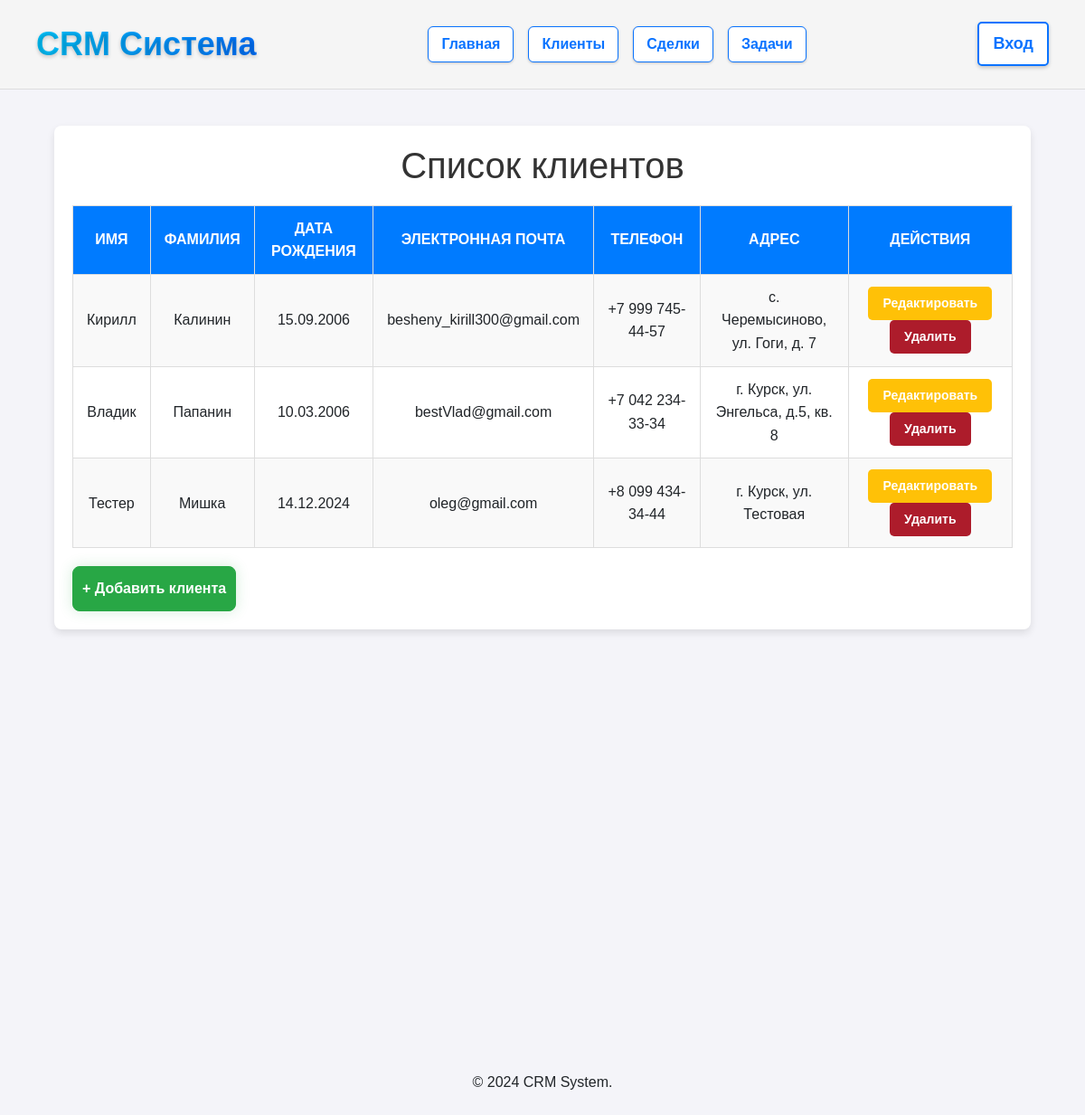
/api/clientss/, run on the app's committed database.
### crm/models.py (models this page shows, shortened)
class Client(models.Model):
    name = models.CharField(max_length=255)
    surname = models.CharField(max_length=255, default='неизвестно')
    birth_date = models.DateField(null=True, blank=True)
    email = models.EmailField(unique=True, blank=True, null=True, default="example@example.com")  # Добавлено default
    phone = models.CharField(max_length=15, null=True, blank=True)
    address = models.TextField(null=True, blank=True)

### crm/views.py (the view)
# urls.py: path('clientss/', views.client_list, name='client_list'),
def client_list(request):
    clients = Client.objects.all()  # Получение всех клиентов из базы данных
    return render(request, 'crm/client_list.html', {'clients': clients})

### crm/templates/crm/client_list.html (shortened to what this page needs)
{% extends 'crm/base.html' %}
{% block content %}
<!DOCTYPE html>
<html lang="en">
<head>
</head>
<body>
    <div class="container">
        <h1>Список клиентов</h1>
        <a href="{% url 'add_client' %}" class="btn btn-success mt-3">+ Добавить клиента</a>
        <table>
            <thead>
                <tr>
                    <th>Имя</th>
                    <th>Фамилия</th>
                    <th>Дата рождения</th>
                    <th>Электронная почта</th>
                    <th>Телефон</th>
                    <th>Адрес</th>
                    <th>Действия</th>
                </tr>
            </thead>
            <tbody>
                {% for client in clients %}
                <tr>
                    <td>{{ client.name }}</td>
                    <td>{{ client.surname }}</td>
                    <td>{{ client.birth_date|date:"d.m.Y" }}</td>
                    <td>{{ client.email }}</td>
                    <td>{{ client.phone }}</td>
                    <td>{{ client.address }}</td>
                    <td>
                        <a href="{% url 'edit_client' client.id %}" class="btn btn-warning btn-sm">Редактировать</a>
                        <a href="{% url 'delete_client' client.id %}" onclick="return confirm('Вы уверены?');"class="btn btn-danger btn-sm">Удалить</a>
                    </td>
                </tr>
                {% endfor %}
            </tbody>
        </table>
    </div>
</body>
</html>
{% endblock %}

### crm/templates/crm/base.html (style rules this page uses)
body { font-family: Arial, sans-serif; background-color: #f4f4f9; margin: 0; padding: 0; line-height: 1.6; }

### crm/templates/crm/client_list.html (style rules this page uses)
body { font-family: Arial, sans-serif; background-color: #f4f4f9; margin: 0; padding: 0; line-height: 1.6; }
.container { max-width: 90%; margin: 40px auto; padding: 20px; background: #fff; border-radius: 8px; box-shadow: 0 4px 8px rgba(0, 0, 0, 0.1); position: relative; overflow: hidden; padding-bottom: 30px; }
h1 { text-align: center; color: #333; margin-bottom: 20px; }
table { width: 100%; border-collapse: collapse; margin-bottom: 60px; border: 1px solid #ddd; }
table th, table td { padding: 12px 15px; border: 1px solid #ddd; box-sizing: border-box; text-align: center; vertical-align: middle; }
table th { background: #007bff; color: #fff; text-transform: uppercase; }
table tr:nth-child(odd) { background-color: #f9f9f9; }
.btn.btn-success.mt-3 { position: absolute; bottom: 20px; left: 20px; padding: 12px 10px; background-color: #28a745; color: #fff; font-size: 16px; font-weight: bold; border-radius: 8px; text-align: center; cursor: pointer; text-decoration: none; box-shadow: 0 0 15px rgba(40, 167, 69, 0.2); transition: all 0.3s ease; display: inline-block; }
.btn.btn-warning.btn-sm, .btn.btn-danger.btn-sm { padding: 8px 16px; border: none; border-radius: 5px; font-weight: bold; cursor: pointer; color: #fff; text-decoration: none; display: inline-block; }
.btn.btn-warning.btn-sm { background-color: #ffc107; }
.btn.btn-danger.btn-sm { background-color: #ad1c2b; }

### data on the page
Client: name "Кирилл", surname "Калинин", birth_date "15.09.2006", email "besheny_kirill300@gmail.com", phone "+7 999 745-44-57", address "с. Черемысиново, ул. Гоги, д. 7"
Client: name "Владик", surname "Папанин", birth_date "10.03.2006", email "bestVlad@gmail.com", phone "+7 042 234-33-34", address "г. Курск, ул. Энгельса, д.5, кв. 8"
Client: name "Тестер", surname "Мишка", birth_date "14.12.2024", email "oleg@gmail.com", phone "+8 099 434-34-44", address "г. Курск, ул. Тестовая"
